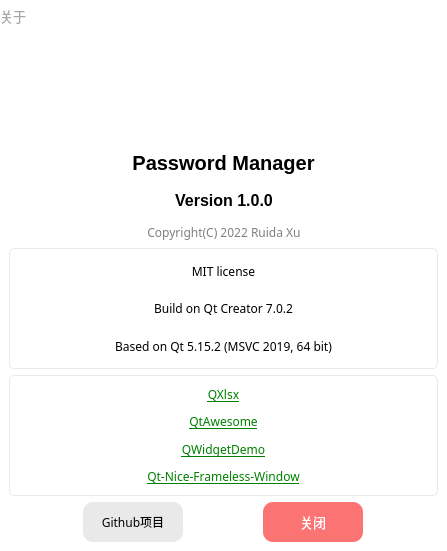
<?xml version="1.0" encoding="UTF-8"?>
<ui version="4.0">
 <class>AboutDialog</class>
 <widget class="QWidget" name="AboutDialog">
  <property name="geometry">
   <rect>
    <x>0</x>
    <y>0</y>
    <width>447</width>
    <height>551</height>
   </rect>
  </property>
  <property name="windowTitle">
   <string>Form</string>
  </property>
  <layout class="QGridLayout" name="dialogGridLayout">
   <property name="sizeConstraint">
    <enum>QLayout::SetMinAndMaxSize</enum>
   </property>
   <property name="leftMargin">
    <number>0</number>
   </property>
   <property name="topMargin">
    <number>0</number>
   </property>
   <property name="rightMargin">
    <number>0</number>
   </property>
   <property name="bottomMargin">
    <number>0</number>
   </property>
   <property name="spacing">
    <number>0</number>
   </property>
   <item row="0" column="0">
    <widget class="QWidget" name="mainWidget" native="true">
     <property name="minimumSize">
      <size>
       <width>0</width>
       <height>0</height>
      </size>
     </property>
     <property name="styleSheet">
      <string notr="true">QWidget#mainWidget{background:white;}</string>
     </property>
     <layout class="QGridLayout" name="gridLayout">
      <property name="sizeConstraint">
       <enum>QLayout::SetMinAndMaxSize</enum>
      </property>
      <property name="leftMargin">
       <number>0</number>
      </property>
      <property name="topMargin">
       <number>0</number>
      </property>
      <property name="rightMargin">
       <number>0</number>
      </property>
      <property name="bottomMargin">
       <number>0</number>
      </property>
      <property name="spacing">
       <number>0</number>
      </property>
      <item row="0" column="0">
       <widget class="QWidget" name="titleBarWidget" native="true">
        <property name="minimumSize">
         <size>
          <width>0</width>
          <height>32</height>
         </size>
        </property>
        <property name="maximumSize">
         <size>
          <width>16777215</width>
          <height>32</height>
         </size>
        </property>
        <property name="styleSheet">
         <string notr="true">QWidget#titleBarWidget{background:white;}</string>
        </property>
        <layout class="QGridLayout" name="topWidgetGridLayout">
         <property name="leftMargin">
          <number>0</number>
         </property>
         <property name="topMargin">
          <number>0</number>
         </property>
         <property name="rightMargin">
          <number>0</number>
         </property>
         <property name="bottomMargin">
          <number>0</number>
         </property>
         <property name="spacing">
          <number>0</number>
         </property>
         <item row="0" column="0">
          <layout class="QHBoxLayout" name="titleBarLayout">
           <property name="leftMargin">
            <number>0</number>
           </property>
           <property name="topMargin">
            <number>0</number>
           </property>
           <property name="rightMargin">
            <number>0</number>
           </property>
           <item>
            <widget class="QLabel" name="programNameLabel">
             <property name="font">
              <font>
               <family>黑体</family>
               <pointsize>10</pointsize>
               <bold>false</bold>
              </font>
             </property>
             <property name="styleSheet">
              <string notr="true">color: rgb(167, 166, 170);</string>
             </property>
             <property name="text">
              <string>关于</string>
             </property>
             <property name="scaledContents">
              <bool>true</bool>
             </property>
             <property name="alignment">
              <set>Qt::AlignCenter</set>
             </property>
             <property name="margin">
              <number>5</number>
             </property>
            </widget>
           </item>
           <item>
            <spacer name="titleBarLayoutSpacerR">
             <property name="orientation">
              <enum>Qt::Horizontal</enum>
             </property>
             <property name="sizeHint" stdset="0">
              <size>
               <width>40</width>
               <height>20</height>
              </size>
             </property>
            </spacer>
           </item>
           <item>
            <widget class="QPushButton" name="minimizeButton">
             <property name="minimumSize">
              <size>
               <width>31</width>
               <height>31</height>
              </size>
             </property>
             <property name="maximumSize">
              <size>
               <width>31</width>
               <height>31</height>
              </size>
             </property>
             <property name="cursor">
              <cursorShape>PointingHandCursor</cursorShape>
             </property>
             <property name="toolTip">
              <string>最小化</string>
             </property>
             <property name="styleSheet">
              <string notr="true">QPushButton{border:0px;
background:transparent;}
QPushButton:hover{border:0px;
background:transparent;background-color:#e2e2e2;}</string>
             </property>
             <property name="text">
              <string/>
             </property>
             <property name="icon">
              <iconset resource="../../qrc/custom/custom.qrc">
               <normaloff>:/custom/icons/minimize.png</normaloff>:/custom/icons/minimize.png</iconset>
             </property>
            </widget>
           </item>
           <item>
            <widget class="QPushButton" name="closeButton">
             <property name="minimumSize">
              <size>
               <width>31</width>
               <height>31</height>
              </size>
             </property>
             <property name="maximumSize">
              <size>
               <width>31</width>
               <height>31</height>
              </size>
             </property>
             <property name="font">
              <font>
               <family>Microsoft YaHei UI</family>
               <stylestrategy>PreferAntialias</stylestrategy>
              </font>
             </property>
             <property name="cursor">
              <cursorShape>PointingHandCursor</cursorShape>
             </property>
             <property name="toolTip">
              <string>关闭</string>
             </property>
             <property name="styleSheet">
              <string notr="true">QPushButton{border:0px;
background:transparent;}
QPushButton:hover{border:0px;
background:transparent;background-color:#fb7373;}</string>
             </property>
             <property name="text">
              <string/>
             </property>
             <property name="icon">
              <iconset resource="../../qrc/custom/custom.qrc">
               <normaloff>:/custom/icons/close.png</normaloff>:/custom/icons/close.png</iconset>
             </property>
            </widget>
           </item>
          </layout>
         </item>
        </layout>
       </widget>
      </item>
      <item row="1" column="0">
       <widget class="QWidget" name="centerWidget" native="true">
        <property name="styleSheet">
         <string notr="true"/>
        </property>
        <layout class="QGridLayout" name="gridLayout_4">
         <item row="0" column="0">
          <layout class="QVBoxLayout" name="verticalLayout">
           <property name="spacing">
            <number>7</number>
           </property>
           <item>
            <layout class="QHBoxLayout" name="horizontalLayout_2">
             <item>
              <spacer name="horizontalSpacer">
               <property name="orientation">
                <enum>Qt::Horizontal</enum>
               </property>
               <property name="sizeHint" stdset="0">
                <size>
                 <width>40</width>
                 <height>20</height>
                </size>
               </property>
              </spacer>
             </item>
             <item>
              <widget class="QLabel" name="programLogo">
               <property name="sizePolicy">
                <sizepolicy hsizetype="Preferred" vsizetype="Preferred">
                 <horstretch>0</horstretch>
                 <verstretch>0</verstretch>
                </sizepolicy>
               </property>
               <property name="minimumSize">
                <size>
                 <width>100</width>
                 <height>100</height>
                </size>
               </property>
               <property name="maximumSize">
                <size>
                 <width>100</width>
                 <height>100</height>
                </size>
               </property>
               <property name="cursor">
                <cursorShape>ArrowCursor</cursorShape>
               </property>
               <property name="toolTip">
                <string/>
               </property>
               <property name="layoutDirection">
                <enum>Qt::LeftToRight</enum>
               </property>
               <property name="styleSheet">
                <string notr="true"/>
               </property>
               <property name="frameShape">
                <enum>QFrame::NoFrame</enum>
               </property>
               <property name="frameShadow">
                <enum>QFrame::Plain</enum>
               </property>
               <property name="text">
                <string/>
               </property>
               <property name="textFormat">
                <enum>Qt::AutoText</enum>
               </property>
               <property name="pixmap">
                <pixmap resource="../../qrc/custom/custom.qrc">:/custom/logos/logo.png</pixmap>
               </property>
               <property name="scaledContents">
                <bool>true</bool>
               </property>
               <property name="alignment">
                <set>Qt::AlignCenter</set>
               </property>
               <property name="wordWrap">
                <bool>false</bool>
               </property>
               <property name="margin">
                <number>0</number>
               </property>
               <property name="indent">
                <number>0</number>
               </property>
              </widget>
             </item>
             <item>
              <spacer name="horizontalSpacer_2">
               <property name="orientation">
                <enum>Qt::Horizontal</enum>
               </property>
               <property name="sizeHint" stdset="0">
                <size>
                 <width>40</width>
                 <height>20</height>
                </size>
               </property>
              </spacer>
             </item>
            </layout>
           </item>
           <item>
            <layout class="QHBoxLayout" name="horizontalLayout">
             <item>
              <spacer name="horizontalSpacer_3">
               <property name="orientation">
                <enum>Qt::Horizontal</enum>
               </property>
               <property name="sizeHint" stdset="0">
                <size>
                 <width>40</width>
                 <height>20</height>
                </size>
               </property>
              </spacer>
             </item>
             <item>
              <widget class="QLabel" name="programName">
               <property name="minimumSize">
                <size>
                 <width>0</width>
                 <height>30</height>
                </size>
               </property>
               <property name="maximumSize">
                <size>
                 <width>1000</width>
                 <height>30</height>
                </size>
               </property>
               <property name="font">
                <font>
                 <pointsize>15</pointsize>
                 <bold>true</bold>
                </font>
               </property>
               <property name="cursor">
                <cursorShape>ArrowCursor</cursorShape>
               </property>
               <property name="toolTip">
                <string/>
               </property>
               <property name="styleSheet">
                <string notr="true"/>
               </property>
               <property name="text">
                <string>Password Manager</string>
               </property>
               <property name="textFormat">
                <enum>Qt::AutoText</enum>
               </property>
               <property name="scaledContents">
                <bool>true</bool>
               </property>
               <property name="alignment">
                <set>Qt::AlignCenter</set>
               </property>
               <property name="wordWrap">
                <bool>true</bool>
               </property>
              </widget>
             </item>
             <item>
              <spacer name="horizontalSpacer_10">
               <property name="orientation">
                <enum>Qt::Horizontal</enum>
               </property>
               <property name="sizeHint" stdset="0">
                <size>
                 <width>40</width>
                 <height>20</height>
                </size>
               </property>
              </spacer>
             </item>
            </layout>
           </item>
           <item>
            <layout class="QHBoxLayout" name="horizontalLayout_3">
             <item>
              <spacer name="horizontalSpacer_4">
               <property name="orientation">
                <enum>Qt::Horizontal</enum>
               </property>
               <property name="sizeHint" stdset="0">
                <size>
                 <width>40</width>
                 <height>20</height>
                </size>
               </property>
              </spacer>
             </item>
             <item>
              <widget class="QLabel" name="version">
               <property name="minimumSize">
                <size>
                 <width>0</width>
                 <height>30</height>
                </size>
               </property>
               <property name="maximumSize">
                <size>
                 <width>1000</width>
                 <height>30</height>
                </size>
               </property>
               <property name="font">
                <font>
                 <pointsize>12</pointsize>
                 <bold>true</bold>
                </font>
               </property>
               <property name="cursor">
                <cursorShape>ArrowCursor</cursorShape>
               </property>
               <property name="toolTip">
                <string/>
               </property>
               <property name="styleSheet">
                <string notr="true"/>
               </property>
               <property name="text">
                <string>Version 1.0.0</string>
               </property>
               <property name="textFormat">
                <enum>Qt::AutoText</enum>
               </property>
               <property name="scaledContents">
                <bool>true</bool>
               </property>
               <property name="alignment">
                <set>Qt::AlignCenter</set>
               </property>
               <property name="wordWrap">
                <bool>true</bool>
               </property>
              </widget>
             </item>
             <item>
              <spacer name="horizontalSpacer_8">
               <property name="orientation">
                <enum>Qt::Horizontal</enum>
               </property>
               <property name="sizeHint" stdset="0">
                <size>
                 <width>40</width>
                 <height>20</height>
                </size>
               </property>
              </spacer>
             </item>
            </layout>
           </item>
           <item>
            <layout class="QHBoxLayout" name="horizontalLayout_5">
             <item>
              <spacer name="horizontalSpacer_6">
               <property name="orientation">
                <enum>Qt::Horizontal</enum>
               </property>
               <property name="sizeHint" stdset="0">
                <size>
                 <width>40</width>
                 <height>20</height>
                </size>
               </property>
              </spacer>
             </item>
             <item>
              <widget class="QLabel" name="copyright">
               <property name="font">
                <font>
                 <family>黑体</family>
                </font>
               </property>
               <property name="styleSheet">
                <string notr="true">color:gray;</string>
               </property>
               <property name="text">
                <string>Copyright(C) 2022 Ruida Xu</string>
               </property>
               <property name="alignment">
                <set>Qt::AlignCenter</set>
               </property>
              </widget>
             </item>
             <item>
              <spacer name="horizontalSpacer_7">
               <property name="orientation">
                <enum>Qt::Horizontal</enum>
               </property>
               <property name="sizeHint" stdset="0">
                <size>
                 <width>40</width>
                 <height>20</height>
                </size>
               </property>
              </spacer>
             </item>
            </layout>
           </item>
          </layout>
         </item>
         <item row="1" column="0">
          <widget class="QWidget" name="licenseWidget" native="true">
           <property name="styleSheet">
            <string notr="true">QWidget#licenseWidget{border:1px solid #e9e9e9;border-radius:5px;}</string>
           </property>
           <layout class="QGridLayout" name="gridLayout_3">
            <item row="0" column="0">
             <layout class="QHBoxLayout" name="horizontalLayout_4">
              <item>
               <spacer name="horizontalSpacer_5">
                <property name="orientation">
                 <enum>Qt::Horizontal</enum>
                </property>
                <property name="sizeHint" stdset="0">
                 <size>
                  <width>40</width>
                  <height>20</height>
                 </size>
                </property>
               </spacer>
              </item>
              <item>
               <layout class="QVBoxLayout" name="verticalLayout_2">
                <property name="spacing">
                 <number>10</number>
                </property>
                <item>
                 <widget class="QLabel" name="MIT">
                  <property name="font">
                   <font>
                    <family>等线 Light</family>
                    <bold>false</bold>
                   </font>
                  </property>
                  <property name="text">
                   <string>MIT license</string>
                  </property>
                  <property name="alignment">
                   <set>Qt::AlignCenter</set>
                  </property>
                 </widget>
                </item>
                <item>
                 <widget class="QLabel" name="QtCreatorVersion">
                  <property name="font">
                   <font>
                    <family>等线 Light</family>
                    <bold>false</bold>
                   </font>
                  </property>
                  <property name="text">
                   <string>Build on Qt Creator 7.0.2</string>
                  </property>
                  <property name="alignment">
                   <set>Qt::AlignCenter</set>
                  </property>
                 </widget>
                </item>
                <item>
                 <widget class="QLabel" name="QtVersion">
                  <property name="font">
                   <font>
                    <family>等线 Light</family>
                    <bold>false</bold>
                   </font>
                  </property>
                  <property name="text">
                   <string>Based on Qt 5.15.2 (MSVC 2019, 64 bit)</string>
                  </property>
                  <property name="alignment">
                   <set>Qt::AlignCenter</set>
                  </property>
                 </widget>
                </item>
               </layout>
              </item>
              <item>
               <spacer name="horizontalSpacer_9">
                <property name="orientation">
                 <enum>Qt::Horizontal</enum>
                </property>
                <property name="sizeHint" stdset="0">
                 <size>
                  <width>40</width>
                  <height>20</height>
                 </size>
                </property>
               </spacer>
              </item>
             </layout>
            </item>
           </layout>
          </widget>
         </item>
         <item row="2" column="0">
          <widget class="QWidget" name="openSourcesListWidget" native="true">
           <property name="styleSheet">
            <string notr="true">QWidget#openSourcesListWidget{border:1px solid #e9e9e9;border-radius:5px;}</string>
           </property>
           <layout class="QGridLayout" name="gridLayout_2">
            <item row="1" column="0">
             <layout class="QVBoxLayout" name="verticalLayout_4">
              <item>
               <widget class="QLabel" name="label">
                <property name="font">
                 <font>
                  <family>楷体</family>
                 </font>
                </property>
                <property name="text">
                 <string>&lt;a style='color: green;' href=&quot;https://github.com/QtExcel/QXlsx/&quot;&gt;QXlsx&lt;/a&gt;</string>
                </property>
                <property name="alignment">
                 <set>Qt::AlignCenter</set>
                </property>
                <property name="openExternalLinks">
                 <bool>true</bool>
                </property>
               </widget>
              </item>
              <item>
               <widget class="QLabel" name="label_2">
                <property name="font">
                 <font>
                  <family>楷体</family>
                 </font>
                </property>
                <property name="text">
                 <string>&lt;a style='color: green;' href=&quot;https://github.com/gamecreature/QtAwesome&quot;&gt;QtAwesome&lt;/a&gt;</string>
                </property>
                <property name="alignment">
                 <set>Qt::AlignCenter</set>
                </property>
                <property name="openExternalLinks">
                 <bool>true</bool>
                </property>
               </widget>
              </item>
              <item>
               <widget class="QLabel" name="label_5">
                <property name="font">
                 <font>
                  <family>楷体</family>
                 </font>
                </property>
                <property name="text">
                 <string>&lt;a style='color: green;' href=&quot;https://github.com/feiyangqingyun/QWidgetDemo&quot;&gt;QWidgetDemo&lt;/a&gt;</string>
                </property>
                <property name="alignment">
                 <set>Qt::AlignCenter</set>
                </property>
                <property name="openExternalLinks">
                 <bool>true</bool>
                </property>
               </widget>
              </item>
              <item>
               <widget class="QLabel" name="label_3">
                <property name="font">
                 <font>
                  <family>楷体</family>
                 </font>
                </property>
                <property name="text">
                 <string>&lt;a style='color: green;' href=&quot;https://github.com/Bringer-of-Light/Qt-Nice-Frameless-Window&quot;&gt;Qt-Nice-Frameless-Window&lt;/a&gt;</string>
                </property>
                <property name="alignment">
                 <set>Qt::AlignCenter</set>
                </property>
                <property name="openExternalLinks">
                 <bool>true</bool>
                </property>
               </widget>
              </item>
             </layout>
            </item>
           </layout>
          </widget>
         </item>
         <item row="3" column="0">
          <layout class="QHBoxLayout" name="horizontalLayout_6">
           <item>
            <widget class="QPushButton" name="openInGithub">
             <property name="minimumSize">
              <size>
               <width>100</width>
               <height>40</height>
              </size>
             </property>
             <property name="maximumSize">
              <size>
               <width>100</width>
               <height>16777215</height>
              </size>
             </property>
             <property name="font">
              <font>
               <family>黑体</family>
              </font>
             </property>
             <property name="cursor">
              <cursorShape>PointingHandCursor</cursorShape>
             </property>
             <property name="styleSheet">
              <string notr="true">QPushButton{color:black;background:#e9e9e9;border:0px solid rgb(167, 166, 170);border-radius:10px;}
QPushButton:hover{background:#d2d2d2;}
QPushButton:press{background:#d2d2d2;}</string>
             </property>
             <property name="text">
              <string>Github项目</string>
             </property>
            </widget>
           </item>
           <item>
            <widget class="QPushButton" name="close">
             <property name="minimumSize">
              <size>
               <width>100</width>
               <height>40</height>
              </size>
             </property>
             <property name="maximumSize">
              <size>
               <width>100</width>
               <height>16777215</height>
              </size>
             </property>
             <property name="font">
              <font>
               <family>Microsoft YaHei UI</family>
               <pointsize>10</pointsize>
               <italic>false</italic>
               <bold>false</bold>
              </font>
             </property>
             <property name="cursor">
              <cursorShape>PointingHandCursor</cursorShape>
             </property>
             <property name="styleSheet">
              <string notr="true">QPushButton{border-radius:10px;font:10pt &quot;Microsoft YaHei UI&quot; ;color:#ffffff;background:#fb7373}
QPushButton:hover{background-color: rgba(251, 115, 115,80%);}</string>
             </property>
             <property name="text">
              <string>关闭</string>
             </property>
            </widget>
           </item>
          </layout>
         </item>
        </layout>
       </widget>
      </item>
     </layout>
    </widget>
   </item>
  </layout>
 </widget>
 <resources>
  <include location="../../qrc/custom/custom.qrc"/>
 </resources>
 <connections/>
</ui>
